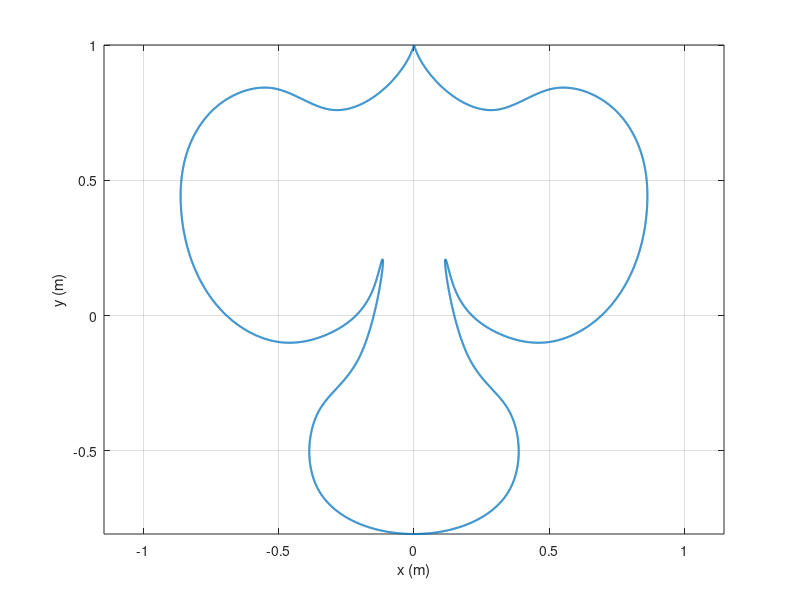
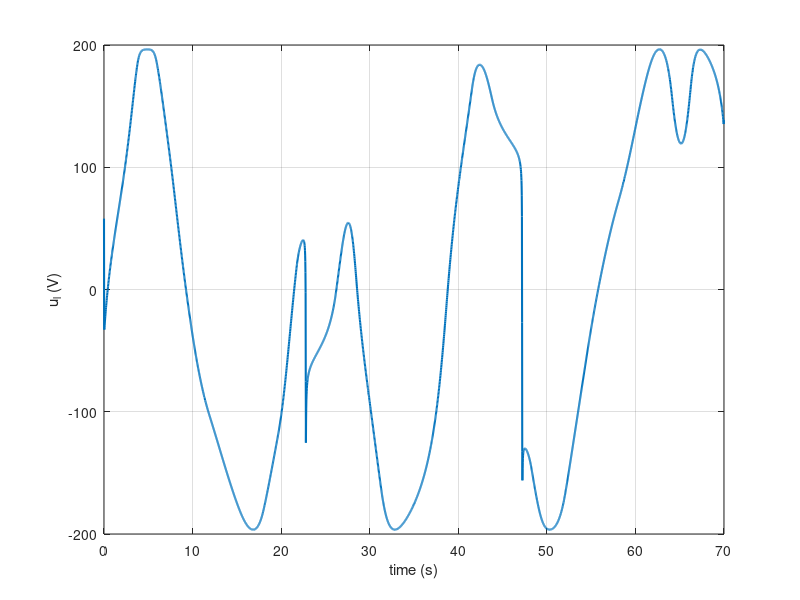
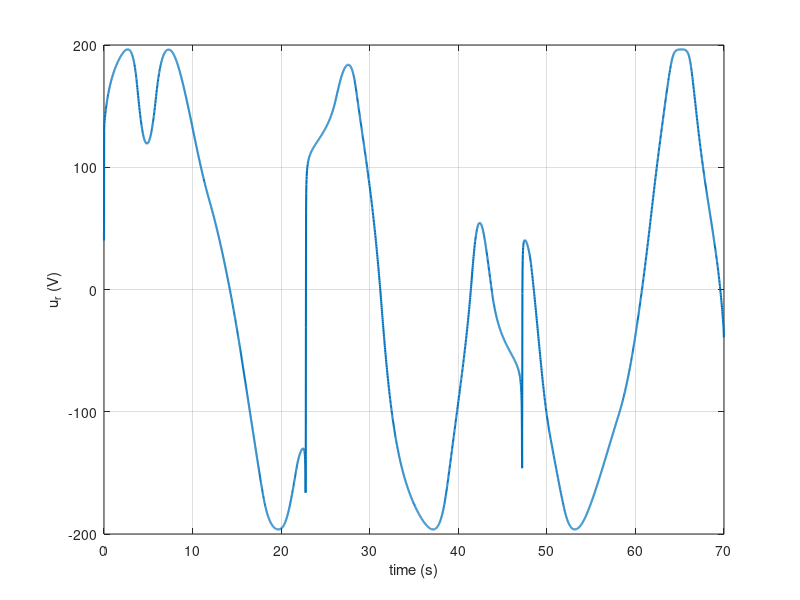

The MATLAB source for these figures, in order:
%Defining variables (Taken random sensible values)

rm = 0.01; %Motor radius
Km = 0.06; %Motor constant
Jm = 7e-6; %Motor Inertia
Lm = 0.005; %Motor induction
Rm = 3; %Motor resistor
mu_rad = 0.02; %Rolling friction coefficient
rb = 0.005; %bearing radius
bx = 1; %linear bearing x damping
by = 1; %linear bearing y damping
m = 0.5; %mass of print head

%Defining combinations of variables for ease of substitution in the matrices

mu_t = rm^2*(((bx+by)/8) + ((1.5*mu_rad)/(rb^2)));
mu_del = rm^2*(((bx-by)/4) + (mu_rad/(rb^2)));
J = 0.5*m*rm^2 + Jm;

P = (2*mu_t + mu_del)/J;
Q = (2*mu_t - mu_del)/J;


%State Space for x

A_x = [0 1 0; 0 -P (rm*Km)/J; 0 -(Km/(rm*Lm)) -(Rm/Lm)];
B_x = [0; 0; 1/Lm];
C_x = [1 0 0];
D_x = 0;

%State Space for y

A_y = [0 1 0; 0 -Q (rm*Km)/J; 0 -(Km/(rm*Lm)) -(Rm/Lm)];
B_y = [0; 0; 1/Lm];
C_y = [1 0 0];
D_y = 0;

%%---PLOTTING---%%

%%----SPADE-----%%

Tend = 70; %time to finish printing (faster means more input voltage)

xWay = [ ...
    0, -0.12, -0.30, -0.52, -0.72, -0.84, ...
    -0.86, -0.80, -0.67, -0.48, -0.30, -0.15, ...
    -0.12, -0.20, -0.35, -0.35,  0.35,  0.35, ...
    0.20,  0.12,  0.15,  0.30,  0.48,  0.67, ...
    0.80,  0.86,  0.84,  0.72,  0.52,  0.30, ...
    0.12,  0];

yWay = [ ...
    1.00,  0.83,  0.76,  0.84,  0.78,  0.60, ...
    0.38,  0.15, -0.02, -0.10, -0.06,  0.10, ...
    0.20, -0.15, -0.35, -0.65, -0.65, -0.35, ...
    -0.15,  0.20,  0.10, -0.06, -0.10, -0.02, ...
    0.15,  0.38,  0.60,  0.78,  0.84,  0.76, ...
    0.83,  1.00];

dxWay = diff(xWay);
dyWay = diff(yWay);

sWay = [0, cumsum(sqrt(dxWay.^2 + dyWay.^2))];

Ndense = 1000; %%Larger N means longer time to execute
sdense = linspace(0,sWay(end),Ndense);

x = spline(sWay, xWay, sdense);
y = spline(sWay, yWay, sdense);

dsFine = sqrt(diff(x).^2 + diff(y).^2);
sArc = [0, cumsum(dsFine)];

N = 4001;
sQuery = linspace(0, sArc(end), N+1);
sQuery(end) = [];             % Avoid duplicate endpoint

x_ref = interp1(sArc, x, sQuery, 'pchip');
y_ref = interp1(sArc, y, sQuery, 'pchip');

% Time vector
t = (0:N-1)*(Tend/N);
dt = Tend/N;

% Periodic finite-difference derivative operator
d_dt = @(q) (circshift(q,[0 -1]) ...
    - circshift(q,[0 1]))/(2*dt);

%derivative equations for trajectories

x_dot = d_dt(x_ref);
x_dot_dot = d_dt(x_dot);
x_dot_dot_dot = d_dt(x_dot_dot);

y_dot = d_dt(y_ref);
y_dot_dot = d_dt(y_dot);
y_dot_dot_dot = d_dt(y_dot_dot);

%Expressing input as a fn of derivatives of trajectories

x_coeff_1 = (J*Lm)/(rm*Km);
x_coeff_2 = (((Lm*J*P)/(Km*rm)) + ((J*Rm)/(Km*rm)));
x_coeff_3 = (Km/rm + (Rm*J*P)/(Km*rm));

ux = x_coeff_1*x_dot_dot_dot - x_coeff_2*x_dot_dot - x_coeff_3*x_dot;

y_coeff_1 = (J*Lm)/(rm*Km);
y_coeff_2 = (((Lm*J*Q)/(Km*rm)) + ((J*Rm)/(Km*rm)));
y_coeff_3 = (Km/rm + (Rm*J*Q)/(Km*rm));

uy = y_coeff_1*y_dot_dot_dot - y_coeff_2*y_dot_dot + y_coeff_3*y_dot;

%convert to actual motor voltage

ul = ux + uy;
ur = ux - uy;

%%Plot
figure;
plot(x_ref, y_ref, 'LineWidth',1.5);
grid on;
axis equal;
xlabel('x (m)');
ylabel('y (m)');
exportgraphics(gcf, 'plots/spade.pdf','ContentType','vector');
%title("Trajectory to plot");

%%Inputs

figure;
plot(t,ul, 'LineWidth',1.5);
grid on;
xlabel('time (s)');
ylabel('u_l (V)');
exportgraphics(gcf, 'plots/spade_u_l.pdf','ContentType','vector');
%title("Left Motor Voltage input needed");

figure;
plot(t,ur, 'LineWidth',1.5);
grid on;
xlabel('time (s)');
ylabel('u_r (V)');
exportgraphics(gcf, 'plots/spade_u_r.pdf','ContentType','vector');
%title("Right Motor Voltage input needed");
